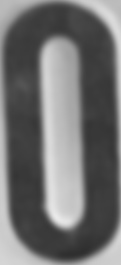
#> input picture LICENSE_PLATES_RECOGNITION/train_images/0/1167.jpg, 121 x 265 px; its folder holds only this picture in this run
$ jupyter execute generate_train_data.ipynb
#> lines starting #> are read from the running program, lines starting #| are printed output that depends on the picture
[cell 1]
import cv2
import os
import numpy as np
import csv

path = 'train_images'
list_dir = os.listdir(path)
f = open('train_datas/number_data.csv', 'w')

for dir in list_dir:
    character = dir
    list_file = os.listdir(path + '/' + dir)
    for file in list_file:
        file_path = path + '/' + character + '/' + file
        mat = cv2.imread(file_path)
#> mat is the input picture: shape (265, 121, 3); min 46, max 235, mean 112.9
        width = mat.shape[0]
#> width = 265
        height = mat.shape[1]
#> height = 121
        scale = width / height
#> scale = 2.19
        mat_resize = cv2.resize(mat, (24,48))
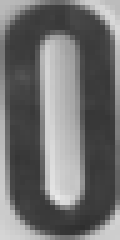
#> mat_resize: shape (48, 24, 3) (shown 5 times larger); min 46, max 233, mean 112.7
        mat_bin = cv2.cvtColor(mat_resize, cv2.COLOR_BGR2GRAY)
        byte_array = np.asarray(mat_bin).reshape(-1)
#> byte_array = 1152 values, max 233 at index 947, min 46 at index 1096, mean 112.7
        data_row = ''
        for val in byte_array:
            data_row += str(int(val)) + ','
#> this loop made 1152 passes
#> val on passes 11 to 13: 108, 103, 107
        data_row += str(float(scale)) + ','
        data_row += character + '\n'
        f.write(data_row)
#> pass 2 of the loop `for dir in list_dir:`:
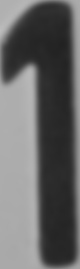
#> input picture LICENSE_PLATES_RECOGNITION/train_images/1/1274.jpg, 80 x 269 px
#> mat is the input picture: shape (269, 80, 3); min 34, max 189, mean 102.2
#> `mat_resize = cv2.resize(mat, (24,48))`:
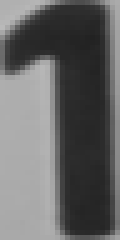
#> mat_resize: shape (48, 24, 3) (shown 5 times larger); min 34, max 185, mean 102.1
#> byte_array = 1152 values, max 185 at index 120, min 34 at index 186, mean 102.1
#> the loop `for val in byte_array:` made 1152 passes
#> val on passes 11 to 13: 144, 120, 102
f.close()
print('Finished !')
